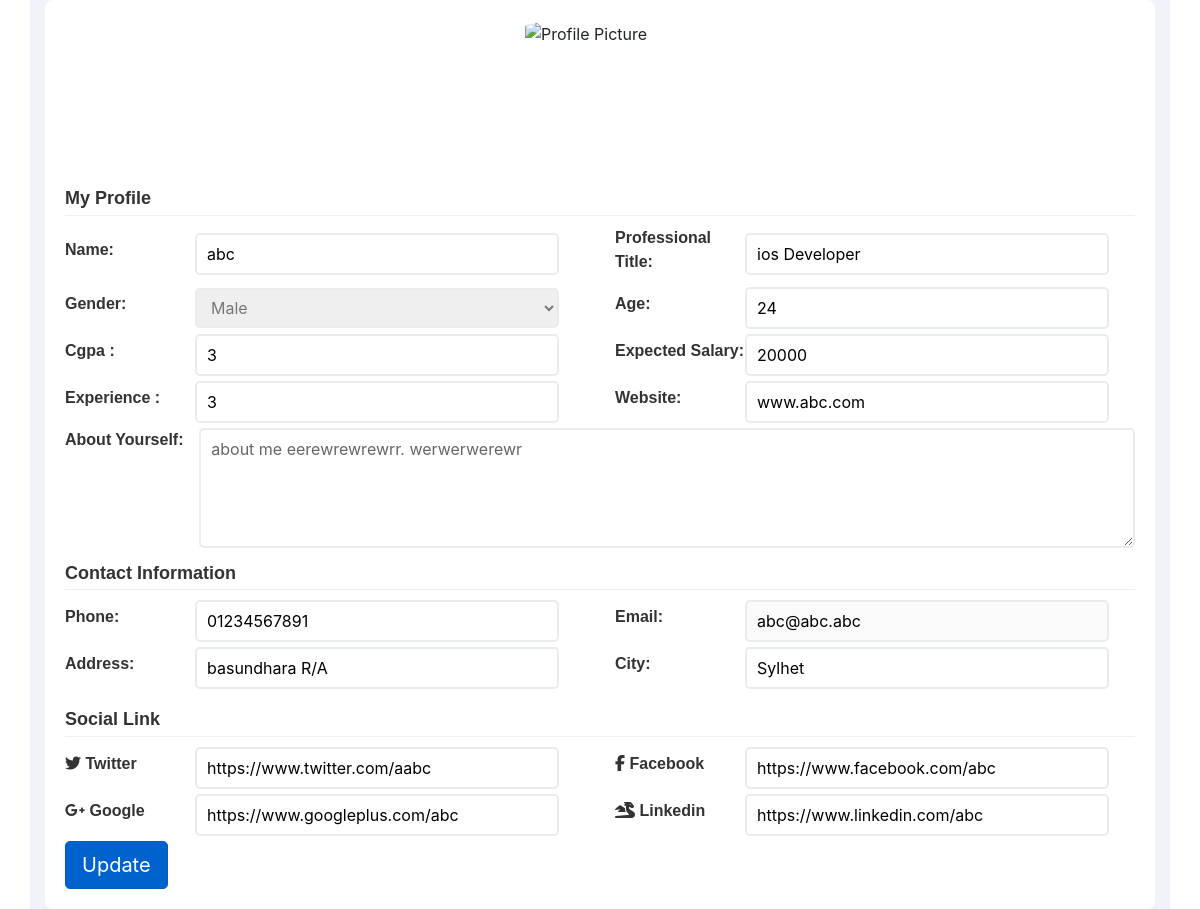
Page /Employee/myProfile.php (signed in) on the committed database.
### tables this page shows
CREATE TABLE `seekerinfo` (
  `id` int(11) NOT NULL,
  `email` varchar(50) NOT NULL,
  `name` varchar(50) NOT NULL,
  `cgpa` float NOT NULL,
  `experience` float NOT NULL,
  `salary` int(11) NOT NULL,
  `aboutMe` varchar(50000) NOT NULL,
  `title` varchar(50) NOT NULL,
  `facebook` varchar(100) NOT NULL,
  `linkedin` varchar(100) NOT NULL,
  `twitter` varchar(100) NOT NULL,
  `projects` varchar(500) NOT NULL,
  `age` int(10) NOT NULL,
  `website` varchar(50) NOT NULL,
  `phone` varchar(50) NOT NULL,
  `city` varchar(50) NOT NULL,
  `address` varchar(50) NOT NULL,
  `google` varchar(50) NOT NULL,
  `gender` varchar(50) NOT NULL,
  `file_name` varchar(500) NOT NULL,
  `picture` varchar(500) NOT NULL
);

### Employee/myProfile.php (the view, shortened to what this page needs)
<?php
include "includes/db_connect.php";
if (!isset($_SESSION["email"])) {
  header("Location: ../logout.php");
}
else{
  $email = $_SESSION["email"];
}
$name = $cgpa = $title = $aboutMe = $facebook = $linkedn = $twitter = $google  = $gender = $address = $city = $phone = $website = $age = $salary = $experience = "";
$sqlUserCheck = "SELECT email,cgpa,name,title,aboutMe,gender,facebook,linkedin,twitter,google,address,city,phone,website,age,salary,experience,picture FROM seekerinfo WHERE email  = '$email'";
$result = mysqli_query($conn, $sqlUserCheck);
while ($row = mysqli_fetch_assoc($result)) {
  $name = $row['name'];
  $cgpa = $row['cgpa'];
  $title = $row['title'];
  $aboutMe = $row['aboutMe'];
  $facebook = $row['facebook'];
  $linkedn = $row['linkedin'];
  $twitter = $row['twitter'];
  $google = $row['google'];
  $email = $row['email'];
  $gender = $row['gender'];
  $address = $row['address'];
  $city = $row['city'];
  $phone = $row['phone'];
  $website = $row['website'];
  $age = $row['age'];
  $salary = $row['salary'];
  $experience = $row['experience'];
  $picture = $row['picture'];
}
?>
<!DOCTYPE html>
<html lang="en">
<head>
  <link rel="stylesheet" href="../css/Employee/myProfile.css">
  <link rel="stylesheet" href="../css/Employee/bootstrap.css">
  <link rel="stylesheet" href="../css/Employee/fonts.css">
  <link rel="stylesheet" href="https://maxcdn.bootstrapcdn.com/bootstrap/4.0.0/css/bootstrap.min.css">
</head>
<body>
  <div class="container" style="background: #f0f3fa none repeat scroll 0 0">
    <div class="dashboard-right">
      <div class="candidate-profile">
        <div class="candidate-single-profile-info">
          <div class="single-resume-feild resume-avatar">
            <div class="resume-image">
              <img src="uploads/<?php echo $picture ?>" alt="Profile Picture" width="150px" height="150px">
            </div>
          </div>
        </div>
        <div class="candidate-single-profile-info">
          <form onsubmit="return false">
            <div class="resume-box">
              <h3>My Profile</h3>
              <div class="single-resume-feild feild-flex-2">
                <div class="single-input">
                  <label for="name">Name:</label>
                  <input type="text" value="<?php echo $name ?>" id="name" style="background-image: url(); background-repeat: no-repeat; background-attachment: scroll; background-size: 16px 18px; background-position: 98% 50%;">
                </div>
                <div class="single-input">
                  <label for="p_title">Professional title:</label>
                  <input type="text" value="<?php echo $title ?>" id="p_title">
                </div>
              </div>
              <div class="single-resume-feild feild-flex-2">
                <div class="single-input">
                  <label for="Region">Gender:</label>
                  <select id="gender">
                    <option selected=""><?php echo $gender ?></option>
                  </select>
                </div>
                <div class="single-input">
                  <label for="Age">Age:</label>
                  <input type="number" value="<?php echo $age ?>" id="age" pattern="[0-9]" onkeydown="javascript: return event.keyCode === 8 ||
event.keyCode === 46 ? true : !isNaN(Number(event.key))" oninput="javascript: if (this.value.length > this.maxLength) this.value = this.value.slice(0, this.maxLength);" type="number" maxlength="2">
                </div>
              </div>
              <div class="single-resume-feild feild-flex-2">
                <div class="single-input">
                  <label for="Salary">cgpa :</label>
                  <input type="number" value="<?php echo $cgpa ?>" id="cgpa" step="0.01" name="cgpa" onkeydown="javascript: return event.keyCode === 8 ||
event.keyCode != 46 ? true : !isNaN(Number(event.key))" oninput="javascript: if (this.value.length > this.maxLength) this.value = this.value.slice(0, this.maxLength);" type="number" maxlength="4">
                </div>
                <div class="single-input">
                  <label for="Expected"> Expected Salary:</label>
                  <input type="number" value="<?php echo $salary ?>" id="salary" name="salary" pattern="[0-9]" onkeydown="javascript: return event.keyCode === 8 ||
event.keyCode === 46 ? true : !isNaN(Number(event.key))" oninput="javascript: if (this.value.length > this.maxLength) this.value = this.value.slice(0, this.maxLength);" type="number" maxlength="10">
                </div>
              </div>
              <div class="single-resume-feild feild-flex-2">
                <div class="single-input">
                  <label for="Salary">Experience :</label>
                  <input type="number" step="0.01" placeholder="(in year)" value="<?php echo $experience ?>" id="exp" name="exp" onkeydown="javascript: return event.keyCode === 8 ||
event.keyCode != 46 ? true : !isNaN(Number(event.key))" oninput="javascript: if (this.value.length > this.maxLength) this.value = this.value.slice(0, this.maxLength);" type="number" maxlength="4">
                </div>
                <div class="single-input">
                  <label for="Expected"> Website:</label>
                  <input type="text" value="<?php echo $website ?>" id="website" name="website">
                </div>
              </div>
              <div class="single-resume-feild ">
                <div class="single-input">
                  <label for="Bio">About Yourself:</label>
                  <textarea id="aboutMe"><?php echo $aboutMe ?></textarea>
                </div>
              </div>
            </div>
            <div class="resume-box">
              <h3>Contact Information</h3>
              <div class="single-resume-feild feild-flex-2">
                <div class="single-input">
                  <label for="Phone">Phone:</label>
                  <input type="number" pattern="[0-9]" onkeydown="javascript: return event.keyCode === 8 ||
event.keyCode === 46 ? true : !isNaN(Number(event.key))" oninput="javascript: if (this.value.length > this.maxLength) this.value = this.value.slice(0, this.maxLength);" type="number" maxlength="11" value="<?php echo $phone ?>" id="phone">
                </div>
                <div class="single-input">
                  <label for="Email">Email:</label>
                  <input type="text" id="email" value="<?php echo $email ?>" disabled>
                </div>
              </div>
              <div class="single-resume-feild feild-flex-2">
                <div class="single-input">
                  <label for="Zip">Address:</label>
                  <input type="text" value="<?php echo $address ?>" id="address">
                </div>
                <div class="single-input">
                  <label for="Address22">City:</label>
                  <input type="text" value="<?php echo $city ?>" id="city">
                </div>
              </div>
            </div>
            <div class="resume-box">
              <h3>social link</h3>
              <div class="single-resume-feild feild-flex-2">
                <div class="single-input">
                  <label for="twitter">
                    <i class="fa fa-twitter twitter"></i>
                    twitter
                  </label>
                  <input type="text" value="<?php echo $twitter ?>" id="twitter" name="twitter"  placeholder="https://www.twitter.com/username">
                </div>
                <div class="single-input">
                  <label for="twitter">
                    <i class="fab fa-facebook-f" aria-hidden="false"> </i>
                    facebook
                  </label>
                  <input type="text" value="<?php echo $facebook ?>" id="facebook" name="facebook" placeholder="https://www.facebook.com/username">
                </div>
              </div>
              <div class="single-resume-feild feild-flex-2">
                <div class="single-input">
                  <label for="google">
                    <i class="fa fa-google-plus google"></i>
                    Google
                  </label>
                  <input type="text" value="<?php echo $google ?>" id="google" name="google" placeholder="https://www.google.com/username">
                </div>
                <div class="single-input">
                  <label for="linkedin">
                    <i class="fas fa-dragon"></i>
                    linkedin
                  </label>
                  <input type="text" value="<?php echo $linkedn ?>" id="linkedin" name="twitter" placeholder="https://www.linkedin.com/username">
                </div>
              </div>
            </div>
            <div class="submit-resume">
              <input class="btn btn-primary btn-lg active" id="addEdu" value="Update" type="submit"></input>
            </div>
          </form>
        </div>
      </div>
    </div>
  </div>
</body>
</html>

### css/Employee/myProfile.css (style rules this page uses)
body { background: #f0f3fa none repeat scroll 0 0; color: #6b739c; font-family: "Open Sans", sans-serif; font-size: 14px; font-weight: 400; line-height: 26px; overflow-wrap: break-word; word-break: normal; }
.candidate-profile { background: #fff none repeat scroll 0 0; border-radius: 8px; padding: 20px; }
.single-resume-feild.resume-avatar { margin-bottom: 18px; }
.resume-image { width: 150px; height: 150px; margin: 0 auto; display: block; position: relative; border-radius: 20%; }
.resume-image img { max-width: 150px; max-height: 150px; border-radius: 20%; }
img { max-width: 150px; max-height: 150px; height: auto; }
*, *::before, *::after { -webkit-box-sizing: border-box; box-sizing: border-box; }
form { display: block; margin-top: 0em; }
.candidate-profile .resume-box h3 { font-size: 21px; }
.feild-flex-2 { display: -webkit-box; display: -ms-flexbox; display: flex; }
.single-input { display: flex; }
.single-resume-feild.feild-flex-2 .single-input:first-child { margin-right: 15px; margin-left: 0; }
.single-resume-feild.feild-flex-2>.single-input { -webkit-box-flex: 1; -ms-flex: 1; flex: 1; -webkit-box-align: center; -ms-flex-align: center; -ms-grid-row-align: center; align-items: center; text-align: left; margin-right: 15px; }
.single-resume-feild>.single-input { text-align: left; margin-right: 0; margin-bottom: 15px; }
.single-input label { color: #333; text-transform: capitalize; font-family: 'Raleway', sans-serif; font-weight: 600; }
label { display: inline-block; margin-bottom: 0.5rem; }
.single-resume-feild.feild-flex-2 .single-input:last-child { margin-right: 0; margin-left: 15px; }
.single-resume-feild>.single-input { text-align: left; margin-right: 0; margin-bottom: 14px; }
.single-input input { display: block; width: 70%; border: 2px solid #e8ecec; padding: 7px 10px; border-radius: 5px; color: #000000; }
button, input { overflow: visible; }
.single-input label { color: #333; text-transform: capitalize; font-family: 'Raleway', sans-serif; font-weight: 600; width: 25%; }
.single-input select { display: block; width: 70%; border: 2px solid #e8ecec; padding: 7px 10px; border-radius: 5px; text-transform: capitalize; color: #777; }
.single-resume-feild>.single-input { text-align: left; margin-right: 0; margin-bottom: 5px; }
.single-input textarea { display: block; width: 172%; border: 2px solid #e8ecec; padding: 7px 10px; border-radius: 5px; height: 120px; color: #666; }
textarea { overflow: auto; resize: vertical; }
.candidate-profile .resume-box h3 { font-size: 18px; margin-top: 15px; }
.resume-box h3 { font-size: 24px; text-transform: capitalize; font-family: 'Montserrat', sans-serif; font-weight: 600; color: #333; margin-bottom: 10px; padding-bottom: 5px; border-bottom: 1px solid #eee; }

### rows in the picture
seekerinfo: name "abc", title "ios Developer", gender "Male", age "24", cgpa "3", salary "20000", exp "3", website "www.abc.com", aboutMe "about me eerewrewrewrr. werwerwerewr", phone "01234567891", email "abc@abc.abc", address "basundhara R/A", city "Sylhet", twitter "https://www.twitter.com/aabc", facebook "https://www.facebook.com/abc", google "https://www.googleplus.com/abc", twitter "https://www.linkedin.com/abc"
